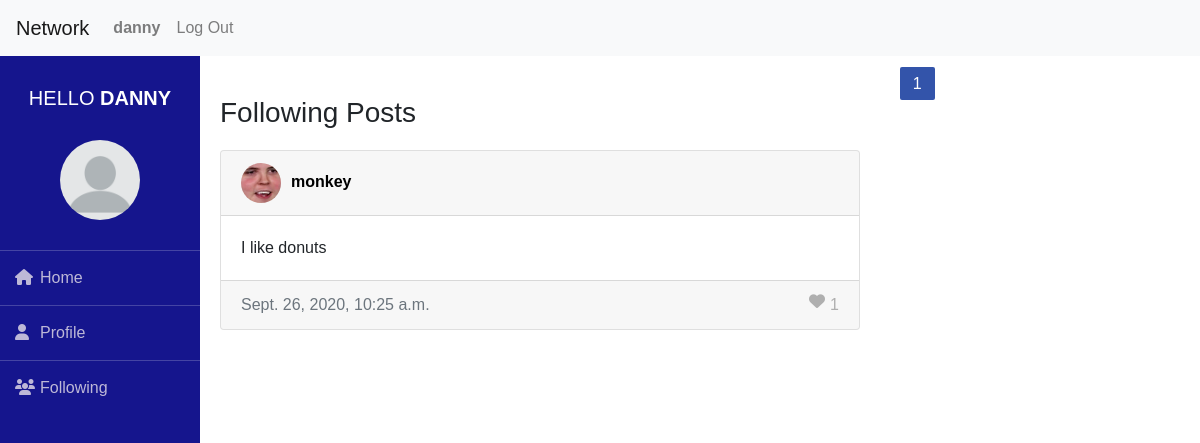
The page /following (signed in) on the database its author committed.
### network/models.py (models this page shows, shortened)
class User(AbstractUser):
    following=models.ManyToManyField('User',blank=True,related_name="my_followed")
    followers=models.ManyToManyField('User',blank=True,related_name="my_follwers")
    picture=models.ImageField(upload_to='profile_picture',blank=True,default='blank-profile-picture.png')
    liked=models.ManyToManyField('Post',blank=True,related_name="liked_post")

class Post(models.Model):
    text=models.CharField(max_length=256)
    poster=models.ForeignKey(User,on_delete=models.CASCADE)
    date=models.DateTimeField(auto_now=False,auto_now_add=True)
    likes=models.IntegerField(default=0)
    liked_by=models.ManyToManyField(User,blank=True,related_name="likers")

### network/views.py (the view)
# urls.py: path("following",views.following,name="following"),
@login_required
def following(request):
    user=User.objects.get(username__iexact=request.user)
    following=user.following.all().values('username')#get all followed usernames
    posts=Post.objects.filter(poster__username__in=following)#get all posts from followed users
    posts=posts.order_by("-date").all()#chrono order
    paginator=Paginator(posts,10)
    page_num=request.GET.get('page')
    posts=paginator.get_page(page_num)
    return render(request,'network/following.html',{
        "posts":posts
    })

### network/templates/network/following.html (shortened to what this page needs)
{%extends "network/layout.html"%}
{%load static%}
{%block body%}
  <div class="pagination">
    <span class="step-links">
      <span class="current">
        {%for num in posts.paginator.page_range%}
          {%if posts.number == num %}
          <span class="pagination-number pagination-current">{{num}}</span>
          {%elif num > posts.number|add:'-3' and num < posts.number|add:'3'%}
          <a class="pagination-number" href="?page={{num}}">{{num}}</a>
          {%endif%}
        {%endfor%}
      </span>
    </span>
  </div>
{%if posts%}
  <div class="headers">
  <h3>Following Posts</h3>
</div>
  {%for post in posts%}
  <div class="card" id="card_{{post.id}}">
    <div class="card-header text-muted">
    <a class="profile_links"href="{%url 'profile' post.poster%}"><img src="{{post.poster.picture.url}}" id="post_img">{{post.poster.username}}</a>
    </div>
    <div class="card-body">
    <p class="card-text" id="body_{{post.id}}">{{post.text}}</p>
    </div>
    <div class="card-footer text-muted">{{post.date}}
      <span id="{{post.id}}_cnt" class="like_cnt">{{post.likes}}</span>
      <a title="like" href="#null" ><i class="fas fa-heart" id="{{post.id}}" title='like'></i></a>
    </div>
  </div>
  {%endfor%}
{%else%}
<h3 class="headers">No posts by followed users</h3>
{%endif%}
{% endblock %}

### network/templates/network/layout.html (shortened to what this page needs)
{% load static %}
<!DOCTYPE html>
<html lang="en">
    <head>
        <link rel="stylesheet" href="https://stackpath.bootstrapcdn.com/bootstrap/4.4.1/css/bootstrap.min.css">
        <link href="{% static 'network/styles.css' %}" rel="stylesheet">
    </head>
    <body>
        <nav class="navbar navbar-expand-lg navbar-light bg-light">
            <a class="navbar-brand" href="#">Network</a>
            <div>
              <ul class="navbar-nav mr-auto">
                {% if user.is_authenticated %}
                    <li class="nav-item">
                        <a class="nav-link" href="{% url 'profile' user.username%}"><strong>{{ user.username }}</strong></a>
                    </li>
                {% endif %}
                {% if user.is_authenticated %}
                    <li class="nav-item">
                        <a class="nav-link" href="{% url 'logout' %}">Log Out</a>
                    </li>
                {% endif %}
              </ul>
            </div>
          </nav>
            <div class="wrapper">
                <div class="sidebar">
                    <h5>Hello<strong>&nbsp;{{user.username}}</strong></h5>
                    {%if user.is_authenticated%}
                    <img src="{{user.picture.url}}" class='sidebar_img'>
                    {%else%}
                    <img src="/media/blank-profile-picture.png" class='sidebar_img'>
                    {%endif%}
                    <ul>
                        <li><a href="{%url 'index'%}"><i class="fas fa-home"></i>Home</a></li>
                        {%if user.is_authenticated%}
                        <li><a href="{%url 'profile' user.username%}"><i class="fas fa-user"></i>Profile</a></li>
                        {%else%}
                        <li><a href="{%url 'login'%}"><i class="fas fa-user"></i>Profile</a></li>
                        {%endif%}
                        <li><a href="{%url 'following'%}"><i class="fas fa-users"></i>Following</a></li>
                    </ul>
                </div>
            </div>
        <div class="body">
            {% block body %}
            {% endblock %}
        </div>
    </body>
</html>

### network/static/network/styles.css (style rules this page uses)
* { margin:0; padding:0; box-sizing:border-box; list-style: none; font-family:sans-serif; }
.nav-link { display:inline; }
.pagination { text-align:center; margin-top:1em; margin-left:900px; }
.pagination-number { background-color:#6D85C7; padding:0.5em 0.8em; color:#fff; border-radius:2px; list-style-type:none; }
.pagination-number:hover, .pagination-current { background-color:#3354AA; color:#fff; }
.headers { margin-left:220px; }
.card { margin:20px; width:40rem; margin-left:220px; }
#post_img { margin-right:10px; width:40px; height: 40px; border-radius: 50%; }
.fa-heart,.like_cnt,.fa-edit,.fa-backspace { float:right; color:rgb(175,175,175); }
.like_cnt { margin-left:5px; }
.profile_links { color:black; font-weight: bold; }
.sidebar_img { width:80px; margin-bottom:30px; margin-left:60px; border-radius: 50%; }
.wrapper { display:flex; }
.wrapper .sidebar { margin-right:300px; height:100%; overflow-y:hidden; position: absolute; width: 200px; background:rgb(21, 21, 141); padding:30px 0; }
.wrapper .sidebar h5 { color:#fff; text-transform:uppercase; text-align: center; margin-bottom:30px; }
.wrapper .sidebar ul li { padding:15px; border-top:1px solid rgba(255,255,255,0.2) }
.wrapper .sidebar ul li a { display:block; color:#bdb8d7; }
.wrapper .sidebar ul li a .fas { width:25px; }

### rows shown on the page
User: username "danny", username "DANNY", picture (placeholder picture)
Post: poster.picture (picture), poster.username "monkey", text "I like donuts", date "Sept. 26, 2020, 10:25 a.m.", likes "1"

### other values the page prints
{{ num }} "1"
